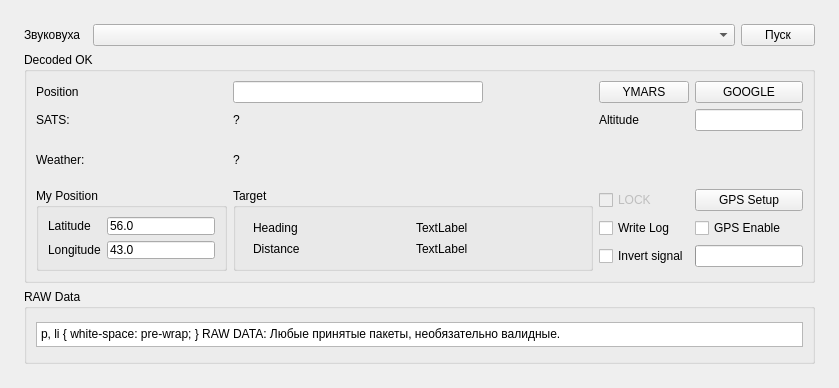
<?xml version="1.0" encoding="UTF-8"?>
<ui version="4.0">
 <class>MainWindow</class>
 <widget class="QMainWindow" name="MainWindow">
  <property name="geometry">
   <rect>
    <x>0</x>
    <y>0</y>
    <width>839</width>
    <height>388</height>
   </rect>
  </property>
  <property name="windowTitle">
   <string>ПВО: Детектор шариков</string>
  </property>
  <property name="windowIcon">
   <iconset resource="resources.qrc">
    <normaloff>:/icon.ico</normaloff>:/icon.ico</iconset>
  </property>
  <widget class="QWidget" name="centralwidget">
   <layout class="QGridLayout" name="gridLayout">
    <item row="0" column="0">
     <layout class="QVBoxLayout" name="verticalLayout">
      <property name="leftMargin">
       <number>15</number>
      </property>
      <property name="topMargin">
       <number>15</number>
      </property>
      <property name="rightMargin">
       <number>15</number>
      </property>
      <property name="bottomMargin">
       <number>15</number>
      </property>
      <item>
       <layout class="QHBoxLayout" name="horizontalLayout">
        <item>
         <widget class="QLabel" name="label">
          <property name="maximumSize">
           <size>
            <width>63</width>
            <height>16777215</height>
           </size>
          </property>
          <property name="text">
           <string>Звуковуха</string>
          </property>
         </widget>
        </item>
        <item>
         <widget class="QComboBox" name="cbSoundcardList"/>
        </item>
        <item>
         <widget class="QPushButton" name="btnStartup">
          <property name="maximumSize">
           <size>
            <width>74</width>
            <height>16777215</height>
           </size>
          </property>
          <property name="text">
           <string>Пуск</string>
          </property>
         </widget>
        </item>
       </layout>
      </item>
      <item>
       <widget class="QGroupBox" name="groupBox">
        <property name="title">
         <string>Decoded OK</string>
        </property>
        <layout class="QGridLayout" name="gridLayout_4">
         <item row="0" column="0">
          <layout class="QGridLayout" name="gridLayout_3">
           <item row="1" column="4">
            <spacer name="horizontalSpacer">
             <property name="orientation">
              <enum>Qt::Horizontal</enum>
             </property>
             <property name="sizeHint" stdset="0">
              <size>
               <width>20</width>
               <height>20</height>
              </size>
             </property>
            </spacer>
           </item>
           <item row="1" column="6">
            <widget class="QLineEdit" name="tbAltitude"/>
           </item>
           <item row="0" column="5">
            <widget class="QPushButton" name="pushButton">
             <property name="text">
              <string>YMARS</string>
             </property>
            </widget>
           </item>
           <item row="1" column="0">
            <widget class="QLabel" name="label_6">
             <property name="text">
              <string>SATS:</string>
             </property>
            </widget>
           </item>
           <item row="1" column="3">
            <widget class="QLabel" name="lblSats">
             <property name="text">
              <string>?</string>
             </property>
            </widget>
           </item>
           <item row="2" column="3" colspan="4">
            <widget class="QLabel" name="lblWX">
             <property name="text">
              <string>?</string>
             </property>
            </widget>
           </item>
           <item row="1" column="5">
            <widget class="QLabel" name="label_3">
             <property name="text">
              <string>Altitude</string>
             </property>
            </widget>
           </item>
           <item row="2" column="0">
            <widget class="QLabel" name="label_7">
             <property name="text">
              <string>Weather:</string>
             </property>
            </widget>
           </item>
           <item row="0" column="6">
            <widget class="QPushButton" name="pushButton_2">
             <property name="text">
              <string>GOOGLE</string>
             </property>
            </widget>
           </item>
           <item row="0" column="3">
            <widget class="QLineEdit" name="tbPosition">
             <property name="minimumSize">
              <size>
               <width>250</width>
               <height>0</height>
              </size>
             </property>
            </widget>
           </item>
           <item row="5" column="3" colspan="2">
            <widget class="QGroupBox" name="groupBox_4">
             <property name="maximumSize">
              <size>
               <width>16777215</width>
               <height>160000</height>
              </size>
             </property>
             <property name="title">
              <string>Target</string>
             </property>
             <layout class="QGridLayout" name="gridLayout_5">
              <item row="0" column="0">
               <layout class="QGridLayout" name="gridLayout_6">
                <property name="leftMargin">
                 <number>8</number>
                </property>
                <property name="topMargin">
                 <number>2</number>
                </property>
                <property name="rightMargin">
                 <number>8</number>
                </property>
                <property name="bottomMargin">
                 <number>2</number>
                </property>
                <property name="verticalSpacing">
                 <number>5</number>
                </property>
                <item row="0" column="0">
                 <widget class="QLabel" name="label_5">
                  <property name="text">
                   <string>Heading</string>
                  </property>
                 </widget>
                </item>
                <item row="1" column="0">
                 <widget class="QLabel" name="label_4">
                  <property name="text">
                   <string>Distance</string>
                  </property>
                 </widget>
                </item>
                <item row="0" column="1">
                 <widget class="QLabel" name="lb_tgt_heading">
                  <property name="text">
                   <string>TextLabel</string>
                  </property>
                 </widget>
                </item>
                <item row="1" column="1">
                 <widget class="QLabel" name="lb_tgt_distance">
                  <property name="text">
                   <string>TextLabel</string>
                  </property>
                 </widget>
                </item>
               </layout>
              </item>
             </layout>
            </widget>
           </item>
           <item row="0" column="0">
            <widget class="QLabel" name="label_2">
             <property name="text">
              <string>Position</string>
             </property>
            </widget>
           </item>
           <item row="5" column="0">
            <widget class="QGroupBox" name="groupBox_3">
             <property name="maximumSize">
              <size>
               <width>16777215</width>
               <height>83</height>
              </size>
             </property>
             <property name="title">
              <string>My Position</string>
             </property>
             <layout class="QGridLayout" name="gridLayout_8">
              <item row="0" column="0">
               <layout class="QGridLayout" name="gridLayout_7">
                <item row="1" column="0">
                 <widget class="QLabel" name="label_8">
                  <property name="text">
                   <string>Latitude</string>
                  </property>
                 </widget>
                </item>
                <item row="2" column="1">
                 <widget class="QLineEdit" name="ed_my_long">
                  <property name="text">
                   <string>43.0</string>
                  </property>
                 </widget>
                </item>
                <item row="2" column="0">
                 <widget class="QLabel" name="label_9">
                  <property name="text">
                   <string>Longitude</string>
                  </property>
                 </widget>
                </item>
                <item row="1" column="1">
                 <widget class="QLineEdit" name="ed_my_lat">
                  <property name="text">
                   <string>56.0</string>
                  </property>
                 </widget>
                </item>
               </layout>
              </item>
             </layout>
            </widget>
           </item>
           <item row="5" column="5">
            <layout class="QVBoxLayout" name="verticalLayout_2">
             <item>
              <widget class="QCheckBox" name="cb_gotLock">
               <property name="enabled">
                <bool>false</bool>
               </property>
               <property name="text">
                <string>LOCK</string>
               </property>
               <property name="checkable">
                <bool>true</bool>
               </property>
              </widget>
             </item>
             <item>
              <widget class="QCheckBox" name="cb_writeLog">
               <property name="text">
                <string>Write Log</string>
               </property>
              </widget>
             </item>
             <item>
              <widget class="QCheckBox" name="cbInvert">
               <property name="text">
                <string>Invert signal</string>
               </property>
              </widget>
             </item>
            </layout>
           </item>
           <item row="5" column="6">
            <layout class="QVBoxLayout" name="verticalLayout_3">
             <item>
              <widget class="QPushButton" name="btn_gpc_window">
               <property name="text">
                <string>GPS Setup</string>
               </property>
              </widget>
             </item>
             <item>
              <widget class="QCheckBox" name="checkBox">
               <property name="text">
                <string>GPS Enable</string>
               </property>
              </widget>
             </item>
             <item>
              <widget class="QProgressBar" name="pbInputLevel">
               <property name="maximum">
                <number>32767</number>
               </property>
               <property name="value">
                <number>24</number>
               </property>
               <property name="textVisible">
                <bool>false</bool>
               </property>
              </widget>
             </item>
            </layout>
           </item>
          </layout>
         </item>
        </layout>
       </widget>
      </item>
      <item>
       <widget class="QGroupBox" name="groupBox_2">
        <property name="maximumSize">
         <size>
          <width>16777215</width>
          <height>75</height>
         </size>
        </property>
        <property name="title">
         <string>RAW Data</string>
        </property>
        <layout class="QGridLayout" name="gridLayout_2">
         <item row="0" column="0">
          <widget class="QTextEdit" name="rawDataDisplay">
           <property name="maximumSize">
            <size>
             <width>16777215</width>
             <height>25</height>
            </size>
           </property>
           <property name="html">
            <string>&lt;!DOCTYPE HTML PUBLIC &quot;-//W3C//DTD HTML 4.0//EN&quot; &quot;http://www.w3.org/TR/REC-html40/strict.dtd&quot;&gt;
&lt;html&gt;&lt;head&gt;&lt;meta name=&quot;qrichtext&quot; content=&quot;1&quot; /&gt;&lt;style type=&quot;text/css&quot;&gt;
p, li { white-space: pre-wrap; }
&lt;/style&gt;&lt;/head&gt;&lt;body style=&quot; font-family:'MS Shell Dlg 2'; font-size:8.25pt; font-weight:400; font-style:normal;&quot;&gt;
&lt;p style=&quot; margin-top:0px; margin-bottom:0px; margin-left:0px; margin-right:0px; -qt-block-indent:0; text-indent:0px;&quot;&gt;RAW DATA: Любые принятые пакеты, необязательно валидные.&lt;/p&gt;&lt;/body&gt;&lt;/html&gt;</string>
           </property>
          </widget>
         </item>
        </layout>
       </widget>
      </item>
     </layout>
    </item>
   </layout>
  </widget>
 </widget>
 <resources>
  <include location="resources.qrc"/>
 </resources>
 <connections/>
</ui>
